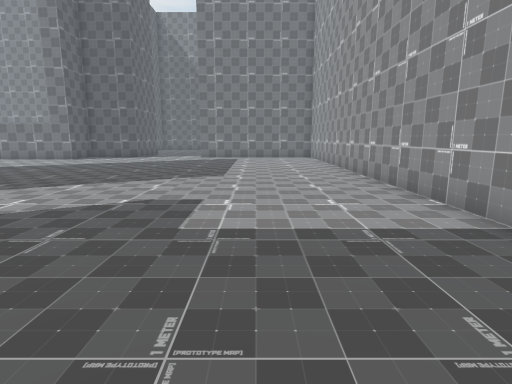
[1] (above)

20 first-person views from a walk through a Unity game level. The camera is 1.2 m above the floor, tilts 10° down and sees 80° across. The floor is counted in squares, 1 m on a side. Each view is taken from the middle of a square. On the plan, view 1 faces up. The plan holds only what a view shows up to about 13 squares ahead; the rest is blank. The place goes on beyond the plan. The player is left out.

[2]
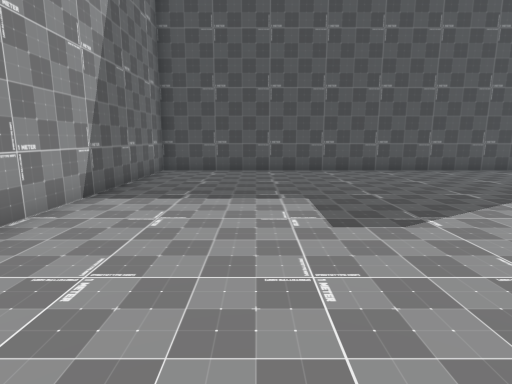

[3]
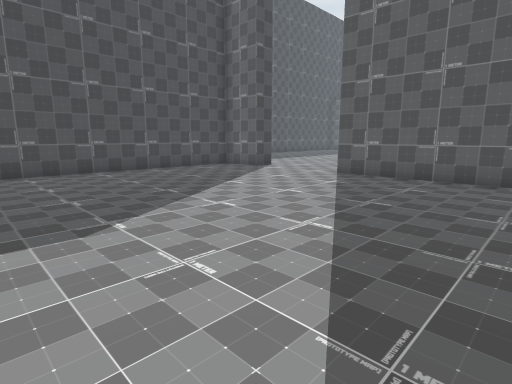

[4]
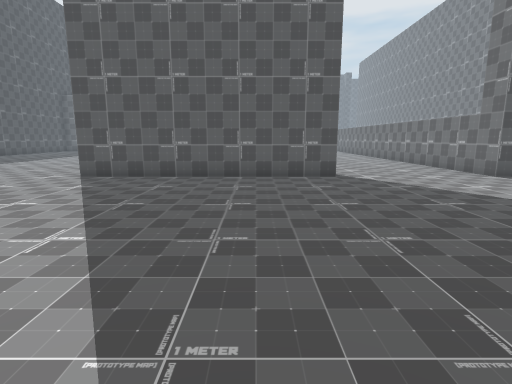

[5]
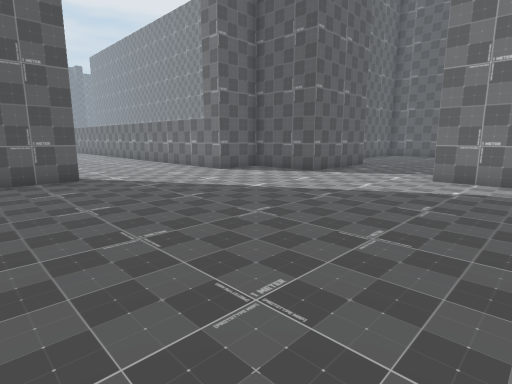

[6]
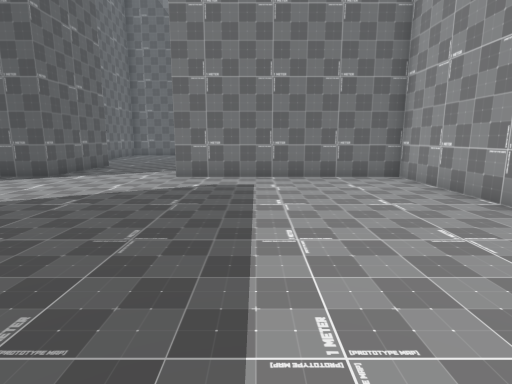

[7]
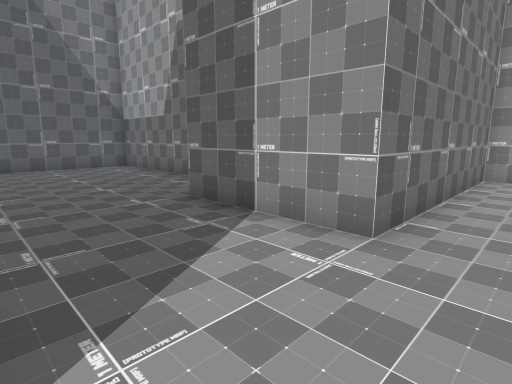

[8]
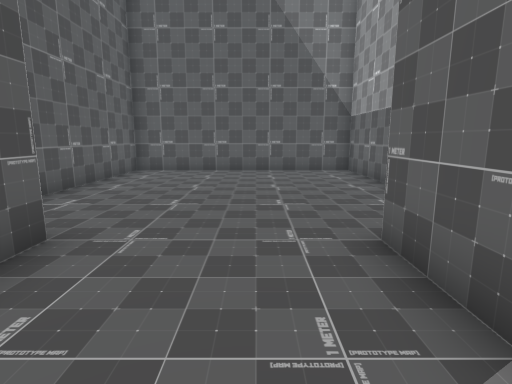

[9]
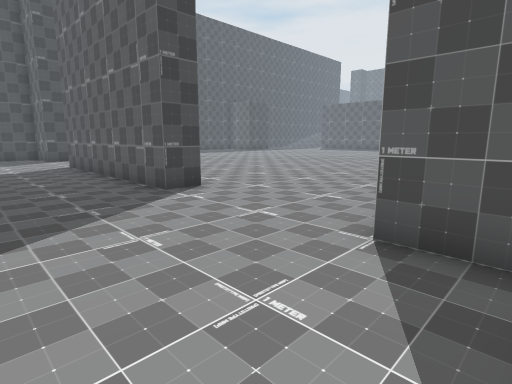

[10]
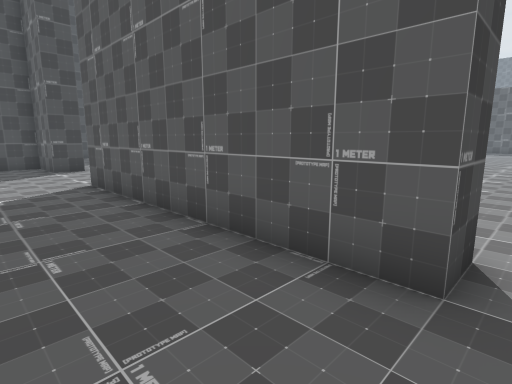

[11]
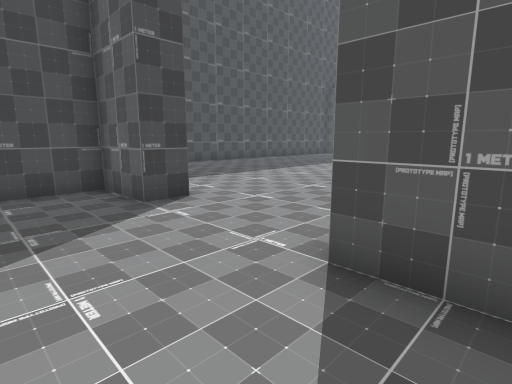

[12]
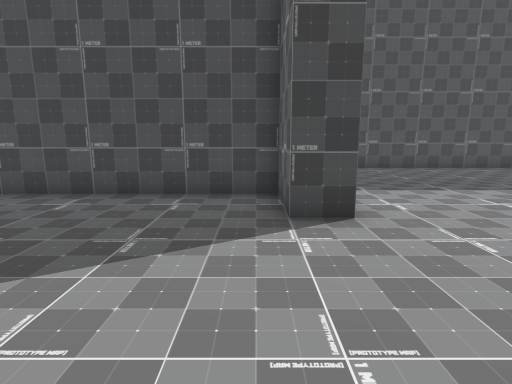

[13]
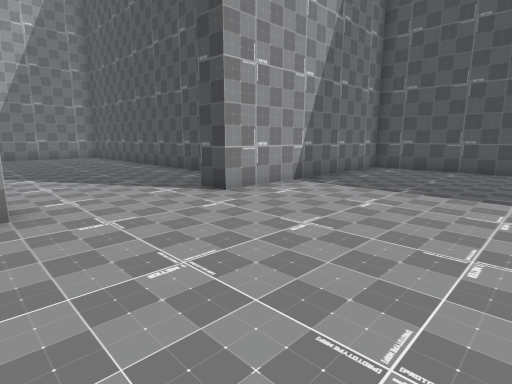

[14]
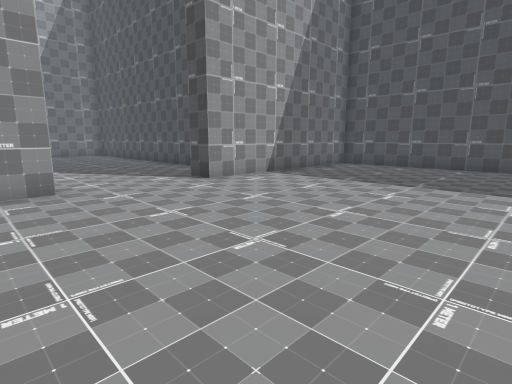

[15]
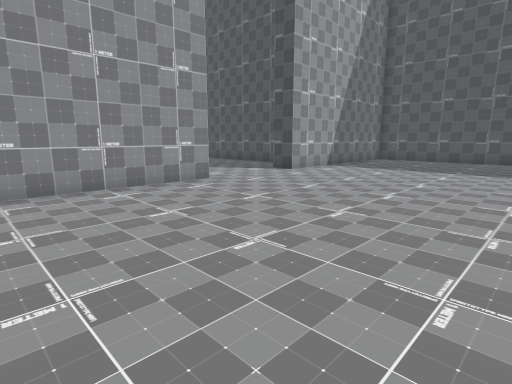

[16]
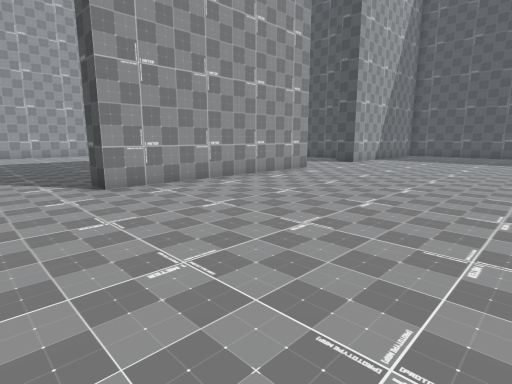

[17]
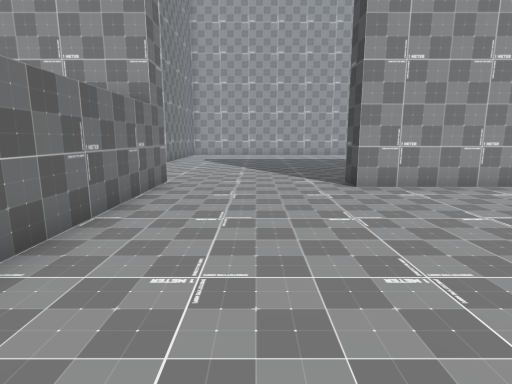

[18]
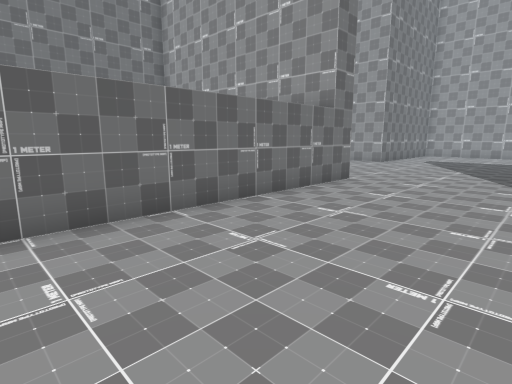

[19]
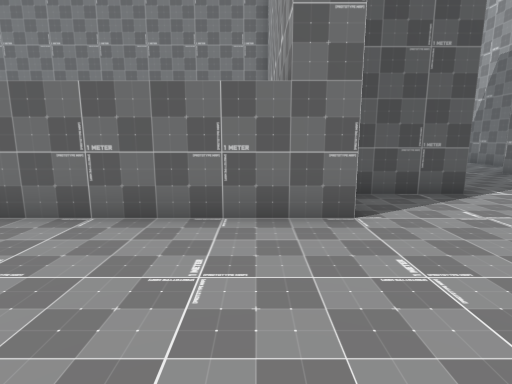

[20]
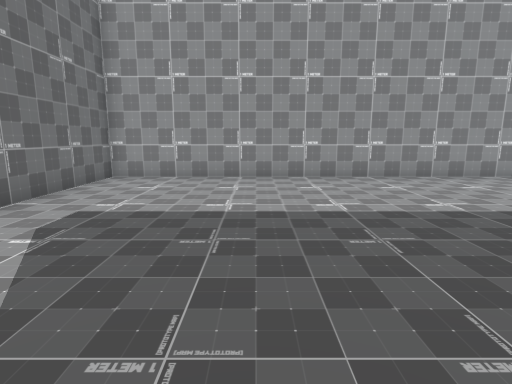

### Floor plan
Points are (right, up) in squares from view 1. A wall is a line through its corners. A room is listed if a view was taken in it or the views show most of it. See-through windows are left out.
Room 1 (views 1, 2, 3, 4, 5, 6, 7, 8, 9, 10, 11, 12, 13, 14, 15, 16, 17, 18, 19, 20)
walls: (-11.5, 4.4) (-11.5, 12.5) (-10.5, 12.5) (-10.5, 4.5); (-10.5, 19.4) (-10.5, 17.5) (-11.5, 17.5) (-11.5, 26.5) (-19.5, 26.5); (-7.5, 23.5) (-7.5, 19.5) (-10.2, 19.5); (-1.5, 25.9) (-1.5, 31.5) (-9.5, 31.5) (-9.5, 26.2); (-11.5, -7.5) (-11.5, 0.5) (-10.5, 0.5) (-10.5, -1.5) (3.5, -1.5) (3.5, 19.5) (-3.5, 19.5) (-3.5, 23.5)

Positions as (right, up) in squares from view 1, and headings:
1: (0, 0), facing up
2: (0, 10), facing down
3: (-1, 10), facing down-left
4: (-1, 10), facing left
5: (-1, 10), facing up-left
6: (-1, 10), facing up
7: (-7, 18), facing up-right
8: (-5, 20), facing up
9: (-7, 19), facing down-left
10: (-8, 13), facing down-left
11: (-8, 6), facing down-left
12: (-10, 5), facing down
13: (-17, 5), facing down-right
14: (-19, 6), facing down-right
15: (-19, 10), facing down-right
16: (-19, 15), facing down-right
17: (-19, 15), facing right
18: (-19, 13), facing up-right
19: (-12, 13), facing up
20: (-6, 15), facing right
